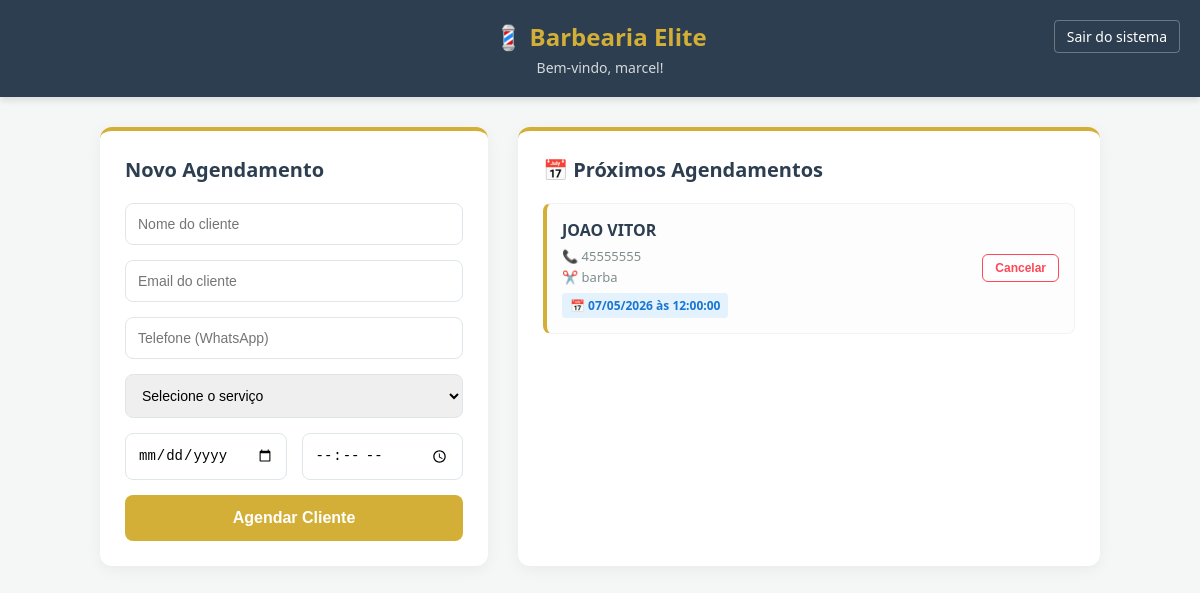
Screenshot of /app.php (signed in) with the database file from the repository.
### tables this page shows
CREATE TABLE `agendamentos` (
  `id` int(11) NOT NULL,
  `usuario_id` int(11) NOT NULL,
  `cliente_nome` varchar(100) NOT NULL,
  `cliente_email` varchar(100) NOT NULL,
  `cliente_telefone` varchar(20) NOT NULL,
  `servico` varchar(50) NOT NULL,
  `data` date NOT NULL,
  `horario` time NOT NULL,
  `status` enum('agendado','cancelado','concluido') DEFAULT 'agendado',
  `created_at` timestamp NOT NULL DEFAULT current_timestamp()
);

### app.php (the view, shortened to what this page needs)
<?php
require_once 'config.php';
$agendamentos = [];
try {
    $sql = "SELECT * FROM agendamentos WHERE usuario_id = ? AND status = 'agendado' ORDER BY data ASC, horario ASC";
    $stmt = $conn->prepare($sql);
    $stmt->bind_param("i", $_SESSION['usuario_id']);
    $stmt->execute();
    $result = $stmt->get_result();
    while ($row = $result->fetch_assoc()) {
        $agendamentos[] = $row;
    }
} catch (Exception $e) {
}
$nome_usuario = $_SESSION['usuario_nome'] ?? 'Profissional';
?>
<!DOCTYPE html>
<html lang="pt-BR">
<head>
</head>
<body>
<header>
    <h1>💈 Barbearia Elite</h1>
    <p>Bem-vindo, <?php echo htmlspecialchars($nome_usuario); ?>!</p>
    <a href="logout.php" class="btn-logout">Sair do sistema</a>
</header>
<main class="container">
    <div class="card">
        <form id="formAgendamento">
            <h2>Novo Agendamento</h2>
            <input type="text" id="cliente_nome" class="form-control" placeholder="Nome do cliente" required>
            <input type="email" id="cliente_email" class="form-control" placeholder="Email do cliente" required>
            <input type="tel" id="cliente_telefone" class="form-control" placeholder="Telefone (WhatsApp)" required>
            <select id="servico" class="form-control" required>
                <option value="">Selecione o serviço</option>
            </select>
            <div class="grid-2">
                <input type="date" id="data" class="form-control" required>
                <input type="time" id="horario" class="form-control" required>
            </div>
            <button type="submit" id="btnSubmit" class="btn-submit">Agendar Cliente</button>
        </form>
    </div>
    <div class="card">
        <h2>📅 Próximos Agendamentos</h2>
        <ul id="listaAgendamentos">
            <?php if (empty($agendamentos)): ?>
                <li id="emptyState" class="empty-state" style="border: none; background: transparent; justify-content: center;">
                    Nenhum agendamento pendente no momento.
                </li>
            <?php else: ?>
                <?php foreach ($agendamentos as $agenda): ?>
                    <li id="agenda-<?php echo $agenda['id']; ?>">
                        <div class="info-cliente">
                            <strong><?php echo htmlspecialchars($agenda['cliente_nome']); ?></strong>
                            <div class="info-detalhes">
                                📞 <?php echo htmlspecialchars($agenda['cliente_telefone']); ?><br>
                                ✂️ <?php echo htmlspecialchars($agenda['servico']); ?>
                            </div>
                            <div class="data-badge">
                                📅 <?php echo date('d/m/Y', strtotime($agenda['data'])); ?> às <?php echo htmlspecialchars($agenda['horario']); ?>
                            </div>
                        </div>
                        <button class="btn-cancelar" onclick="cancelarAgendamento(<?php echo $agenda['id']; ?>)">Cancelar</button>
                    </li>
                <?php endforeach; ?>
            <?php endif; ?>
        </ul>
    </div>
</main>
</body>
</html>

### app.php (style rules this page uses)
:root { --primary: #d4af37; --primary-hover: #b5952f; --bg-color: #f4f7f6; --text-color: #333; --danger: #ff4757; --card-bg: #ffffff; --input-border: #dfe6e9; }
body { font-family: 'Segoe UI', Tahoma, Geneva, Verdana, sans-serif; background-color: var(--bg-color); color: var(--text-color); margin: 0; padding: 0; }
header { background-color: #2c3e50; color: white; padding: 20px; text-align: center; box-shadow: 0 4px 6px rgba(0,0,0,0.1); position: relative; }
header h1 { margin: 0; font-size: 24px; color: var(--primary); }
header p { margin: 5px 0 0; font-size: 14px; opacity: 0.8; }
.btn-logout { position: absolute; top: 20px; right: 20px; color: #fff; text-decoration: none; font-size: 14px; border: 1px solid rgba(255,255,255,0.3); padding: 6px 12px; border-radius: 4px; transition: 0.3s; }
.container { max-width: 1000px; margin: 30px auto; padding: 0 20px; display: grid; grid-template-columns: 1fr 1.5fr; gap: 30px; }
.card { background: var(--card-bg); padding: 25px; border-radius: 12px; box-shadow: 0 4px 15px rgba(0,0,0,0.05); border-top: 4px solid var(--primary); }
.card h2 { margin-top: 0; color: #2c3e50; font-size: 20px; margin-bottom: 20px; }
.form-control { width: 100%; padding: 12px; margin-bottom: 15px; border: 1px solid var(--input-border); border-radius: 8px; font-size: 14px; box-sizing: border-box; outline: none; transition: 0.3s; }
.grid-2 { display: grid; grid-template-columns: 1fr 1fr; gap: 15px; }
.btn-submit { width: 100%; padding: 14px; background-color: var(--primary); color: #fff; border: none; border-radius: 8px; font-size: 16px; font-weight: bold; cursor: pointer; transition: 0.3s; }
ul { list-style: none; padding: 0; margin: 0; display: flex; flex-direction: column; gap: 15px; }
li { background: #fdfdfd; border: 1px solid #f1f2f6; border-left: 4px solid var(--primary); padding: 15px; border-radius: 8px; display: flex; justify-content: space-between; align-items: center; transition: all 0.3s ease; }
.info-cliente strong { display: block; font-size: 16px; color: #2c3e50; margin-bottom: 5px; }
.info-detalhes { font-size: 13px; color: #7f8c8d; line-height: 1.6; }
.data-badge { background: #e3f2fd; color: #1976d2; padding: 4px 8px; border-radius: 4px; font-weight: bold; font-size: 12px; display: inline-block; margin-top: 5px; }
.btn-cancelar { background: white; color: var(--danger); border: 1px solid var(--danger); padding: 6px 12px; border-radius: 6px; cursor: pointer; font-size: 12px; font-weight: 600; transition: 0.2s; }

### rows the page displays
agendamentos: cliente_nome "JOAO VITOR", cliente_telefone "45555555", servico "barba", data "07/05/2026", horario "12:00:00"

### other values shown
$nome_usuario "marcel"
